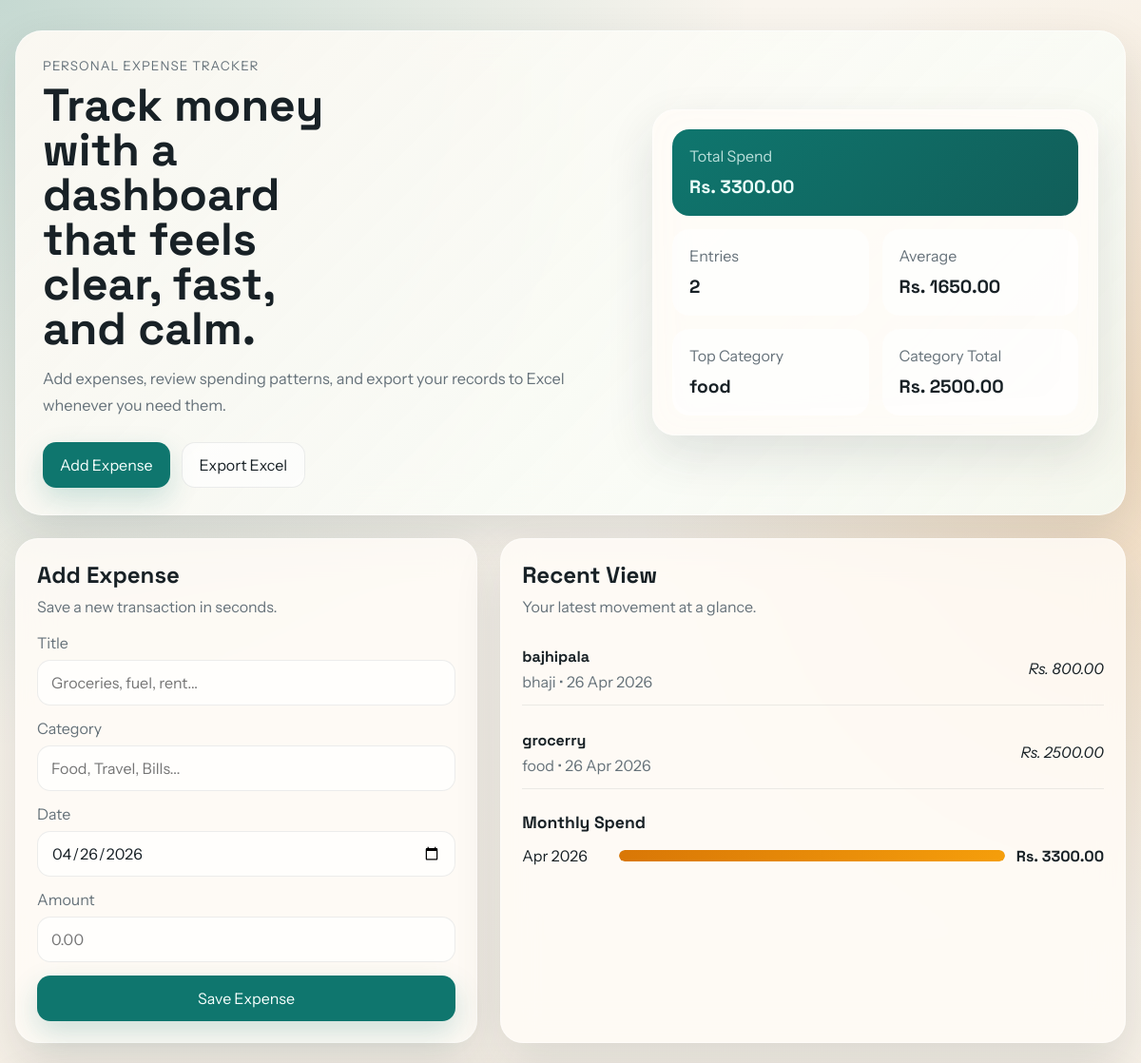
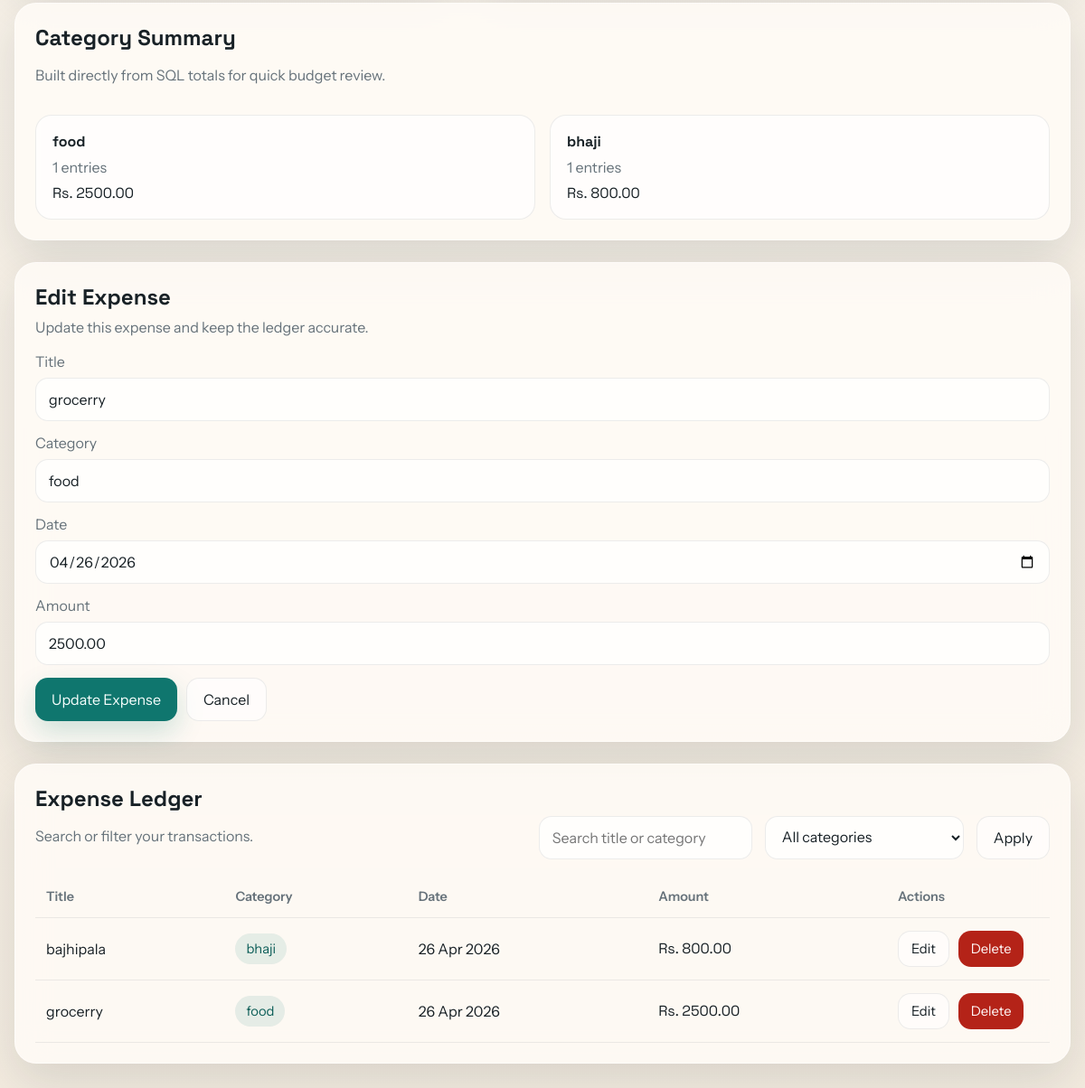
Screenshot of /?edit=1 with the database file from the repository (2 pictures, top to bottom).
### tables this page shows
CREATE TABLE expenses (
                id INTEGER PRIMARY KEY AUTOINCREMENT,
                title TEXT NOT NULL,
                category TEXT NOT NULL,
                expense_date TEXT NOT NULL,
                amount REAL NOT NULL,
                created_at TEXT NOT NULL DEFAULT CURRENT_TIMESTAMP
            );

### personal_expense_tracker/main.py (the view)
@app.route("/", methods=["GET"])
def index():
    selected_category = request.args.get("category", "").strip()
    query_text = request.args.get("q", "").strip()
    edit_id = request.args.get("edit", type=int)
    return render_template(
        "index.html",
        expenses=fetch_expenses(selected_category, query_text),
        summary=build_summary(),
        selected_category=selected_category,
        query=query_text,
        today=date.today().strftime("%Y-%m-%d"),
        editing_expense=get_expense_by_id(edit_id) if edit_id else None,
    )

### personal_expense_tracker/main.py (called while the page is built)
def get_db() -> sqlite3.Connection:
    if "db" not in g:
        connection = sqlite3.connect(DATABASE_FILE)
        connection.row_factory = sqlite3.Row
        g.db = connection
    return g.db

def serialize_expense(row: sqlite3.Row) -> dict[str, Any]:
    expense_date = datetime.strptime(row["expense_date"], "%Y-%m-%d").date()
    return {
        "id": row["id"],
        "title": row["title"],
        "category": row["category"],
        "date": row["expense_date"],
        "display_date": expense_date.strftime("%d %b %Y"),
        "amount": float(row["amount"]),
        "created_at": row["created_at"],
    }

def fetch_expenses(selected_category: str, query_text: str) -> list[dict[str, Any]]:
    sql = """
        SELECT id, title, category, expense_date, amount, created_at
        FROM expenses
        WHERE 1 = 1
    """
    params: list[Any] = []
    if selected_category:
        sql += " AND category = ?"
        params.append(selected_category)
    if query_text:
        like_term = f"%{query_text}%"
        sql += " AND (title LIKE ? OR category LIKE ?)"
        params.extend([like_term, like_term])
    sql += " ORDER BY expense_date DESC, datetime(created_at) DESC, id DESC"
    rows = get_db().execute(sql, params).fetchall()
    return [serialize_expense(row) for row in rows]

def get_expense_by_id(expense_id: int) -> dict[str, Any] | None:
    row = get_db().execute(
        """
        SELECT id, title, category, expense_date, amount, created_at
        FROM expenses
        WHERE id = ?
        """,
        (expense_id,),
    ).fetchone()
    return serialize_expense(row) if row else None

### personal_expense_tracker/templates/index.html (shortened to what this page needs)
<!DOCTYPE html>
<html lang="en">
<head>
    <link rel="stylesheet" href="{{ url_for('static', filename='style.css') }}">
</head>
<body>
    <main class="page-shell">
        <section class="hero">
            <div class="hero-copy">
                <p class="eyebrow">Personal Expense Tracker</p>
                <h1>Track money with a dashboard that feels clear, fast, and calm.</h1>
                <p class="hero-text">
                    Add expenses, review spending patterns, and export your records to Excel whenever you need them.
                </p>
                <div class="hero-actions">
                    <a class="button primary" href="#add-expense">Add Expense</a>
                    <a class="button secondary" href="{{ url_for('export_excel') }}">Export Excel</a>
                </div>
            </div>
            <div class="hero-panel">
                <div class="stat-card accent">
                    <span>Total Spend</span>
                    <strong>Rs. {{ '%.2f'|format(summary.total) }}</strong>
                </div>
                <div class="stat-grid">
                    <div class="stat-card">
                        <span>Entries</span>
                        <strong>{{ summary.count }}</strong>
                    </div>
                    <div class="stat-card">
                        <span>Average</span>
                        <strong>Rs. {{ '%.2f'|format(summary.average) }}</strong>
                    </div>
                    <div class="stat-card">
                        <span>Top Category</span>
                        <strong>{{ summary.top_category }}</strong>
                    </div>
                    <div class="stat-card">
                        <span>Category Total</span>
                        <strong>Rs. {{ '%.2f'|format(summary.top_category_amount) }}</strong>
                    </div>
                </div>
            </div>
        </section>
        <section class="content-grid">
            <article class="panel form-panel" id="add-expense">
                <div class="panel-head">
                    <h2>Add Expense</h2>
                    <p>Save a new transaction in seconds.</p>
                </div>
                <form method="post" action="{{ url_for('add_expense') }}" class="expense-form">
                    <label>
                        <span>Title</span>
                        <input type="text" name="title" placeholder="Groceries, fuel, rent..." required>
                    </label>
                    <label>
                        <span>Category</span>
                        <input type="text" name="category" placeholder="Food, Travel, Bills..." required>
                    </label>
                    <label>
                        <span>Date</span>
                        <input type="date" name="date" value="{{ today }}" required>
                    </label>
                    <label>
                        <span>Amount</span>
                        <input type="number" name="amount" min="0.01" step="0.01" placeholder="0.00" required>
                    </label>
                    <button type="submit" class="button primary wide">Save Expense</button>
                </form>
            </article>
            <article class="panel insights-panel">
                <div class="panel-head">
                    <h2>Recent View</h2>
                    <p>Your latest movement at a glance.</p>
                </div>
                <div class="mini-list">
                    {% for expense in summary.recent_items %}
                        <div class="mini-row">
                            <div>
                                <strong>{{ expense.title }}</strong>
                                <span>{{ expense.category }} • {{ expense.display_date }}</span>
                            </div>
                            <em>Rs. {{ '%.2f'|format(expense.amount) }}</em>
                        </div>
                    {% else %}
                        <p class="empty-state">No expenses saved yet.</p>
                    {% endfor %}
                </div>
                <div class="monthly-block">
                    <h3>Monthly Spend</h3>
                    {% for item in summary.monthly_breakdown %}
                        <div class="bar-row">
                            <span>{{ item.label }}</span>
                            <div class="bar-track">
                                <div class="bar-fill" style="width: {{ 100 if summary.total == 0 else (item.amount / summary.total * 100) }}%"></div>
                            </div>
                            <strong>Rs. {{ '%.2f'|format(item.amount) }}</strong>
                        </div>
                    {% else %}
                        <p class="empty-state">Monthly summaries will appear here.</p>
                    {% endfor %}
                </div>
            </article>
        </section>
        <section class="panel summary-panel">
            <div class="ledger-head summary-head">
                <div>
                    <h2>Category Summary</h2>
                    <p>Built directly from SQL totals for quick budget review.</p>
                </div>
            </div>
            <div class="category-grid">
                {% for item in summary.category_breakdown %}
                    <div class="category-card">
                        <strong>{{ item.category }}</strong>
                        <span>{{ item.count }} entries</span>
                        <em>Rs. {{ '%.2f'|format(item.amount) }}</em>
                    </div>
                {% else %}
                    <p class="empty-state">Category totals will appear here once you add expenses.</p>
                {% endfor %}
            </div>
        </section>
        {% if editing_expense %}
            <section class="panel edit-panel" id="edit-expense">
                <div class="panel-head">
                    <h2>Edit Expense</h2>
                    <p>Update this expense and keep the ledger accurate.</p>
                </div>
                <form method="post" action="{{ url_for('edit_expense', expense_id=editing_expense.id) }}" class="expense-form">
                    <label>
                        <span>Title</span>
                        <input type="text" name="title" value="{{ editing_expense.title }}" required>
                    </label>
                    <label>
                        <span>Category</span>
                        <input type="text" name="category" value="{{ editing_expense.category }}" required>
                    </label>
                    <label>
                        <span>Date</span>
                        <input type="date" name="date" value="{{ editing_expense.date }}" required>
                    </label>
                    <label>
                        <span>Amount</span>
                        <input type="number" name="amount" min="0.01" step="0.01" value="{{ '%.2f'|format(editing_expense.amount) }}" required>
                    </label>
                    <div class="inline-actions">
                        <button type="submit" class="button primary">Update Expense</button>
                        <a class="button secondary" href="{{ url_for('index') }}">Cancel</a>
                    </div>
                </form>
            </section>
        {% endif %}
        <section class="panel ledger-panel">
            <div class="ledger-head">
                <div>
                    <h2>Expense Ledger</h2>
                    <p>Search or filter your transactions.</p>
                </div>
                <form method="get" action="{{ url_for('index') }}" class="filter-form">
                    <input type="search" name="q" value="{{ query }}" placeholder="Search title or category">
                    <select name="category">
                        <option value="">All categories</option>
                    </select>
                    <button type="submit" class="button secondary">Apply</button>
                </form>
            </div>
            <div class="table-wrap">
                <table>
                    <thead>
                        <tr>
                            <th>Title</th>
                            <th>Category</th>
                            <th>Date</th>
                            <th>Amount</th>
                            <th>Actions</th>
                        </tr>
                    </thead>
                    <tbody>
                        {% for expense in expenses %}
                            <tr>
                                <td>{{ expense.title }}</td>
                                <td><span class="tag">{{ expense.category }}</span></td>
                                <td>{{ expense.display_date }}</td>
                                <td class="amount">Rs. {{ '%.2f'|format(expense.amount) }}</td>
                                <td class="actions-cell">
                                    <div class="row-actions">
                                        <a class="button secondary small" href="{{ url_for('index', edit=expense.id) }}">Edit</a>
                                        <form method="post" action="{{ url_for('delete_expense', expense_id=expense.id) }}">
                                            <button type="submit" class="button danger small" onclick="return confirm('Delete this expense?')">Delete</button>
                                        </form>
                                    </div>
                                </td>
                            </tr>
                        {% else %}
                            <tr>
                                <td colspan="5" class="empty-cell">No matching expenses found.</td>
                            </tr>
                        {% endfor %}
                    </tbody>
                </table>
            </div>
        </section>
    </main>
</body>
</html>

### rows the page displays
expenses: top_category "food", title "grocerry", category "food", display_date "26 Apr 2026", amount "2500.00", count "1", date "04/26/2026"
expenses: title "bajhipala", category "bhaji", display_date "26 Apr 2026", amount "800.00", count "1"

### other values shown
{{ '%.2f'|format(summary.total) }} "3300.00"
{{ summary.count }} "2"
{{ '%.2f'|format(summary.average) }} "1650.00"
{{ '%.2f'|format(summary.top_category_amount) }} "2500.00"
{{ item.label }} "Apr 2026"
{{ '%.2f'|format(item.amount) }} "3300.00"
